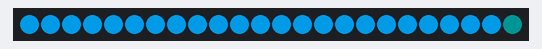
Bench run of a sketch on a simulated Arduino Uno, built with avr-gcc and run on an emulated ATmega328P. On the bench: 24 RGB LEDs in strip order, left to right. Dim RGB values are drawn brighter than linear; random numbers use the default seed unless the sketch sets one. At 6.5 s the program stops and its outputs stay as they are.

Above: at 1.18 s.
At 1.85 s:
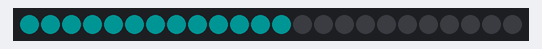
At 2.51 s:
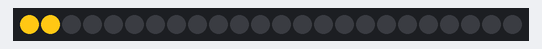
At 3.84 s:
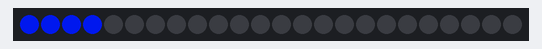
At 5.17 s:
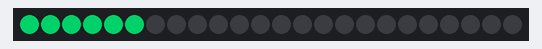
At 6.5 s:
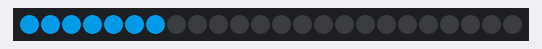

The sketch:

Fikagenerator.ino
```cpp
#include <Adafruit_NeoPixel.h>
#ifdef __AVR__
#include <avr/power.h> // Required for 16 MHz Adafruit Trinket
#endif

#define PIN        7
int NUMPIXELS = 24;

Adafruit_NeoPixel pixels(NUMPIXELS, PIN, NEO_GRB + NEO_KHZ800);

//Här definaras hur snabbt ljuslamporna ska lysas upp
#define DELAYVAL 50

//Setup funktion med huvudsyfte att sätta igång neopixeln samt att slumpa fram ett randomSeed som används i void loop.
void setup() {

#if defined(__AVR_ATtiny85__) && (F_CPU == 16000000)
  clock_prescale_set(clock_div_1);
#endif
  // END of Trinket-specific code.

  randomSeed(analogRead(0));
  pixels.begin(); // INITIALIZE NeoPixel strip object (REQUIRED)
}

//Definerar hur länge ljusen kommer att rotera, i detta fall kommer 60-150 pixlar lysa upp.
int a = 0;
int timeCount = 0;
int timeMax = random(60, 150);


//Lyser upp pixlarna och roterar färger utefter vilket värde timeMax fick av random().
void loop() {
  pixels.clear();
  int colorVar[5] = {pixels.Color(60, 120, 180), pixels.Color(200, 20, 20), pixels.Color(20, 200, 20), pixels.Color(20, 20, 200), pixels.Color(180, 120, 60)};


  for (int i = 0; i < NUMPIXELS; i++) {

    if (i == NUMPIXELS - 1) {
      a++;
      if (a == 5) {
        a = 0;
      }
    }

    pixels.setPixelColor(i, colorVar[a]);
    pixels.show();

    delay(DELAYVAL);

    timeCount++;

    if(timeCount == timeMax){
      exit(0)
    ;}

  }
}
```
